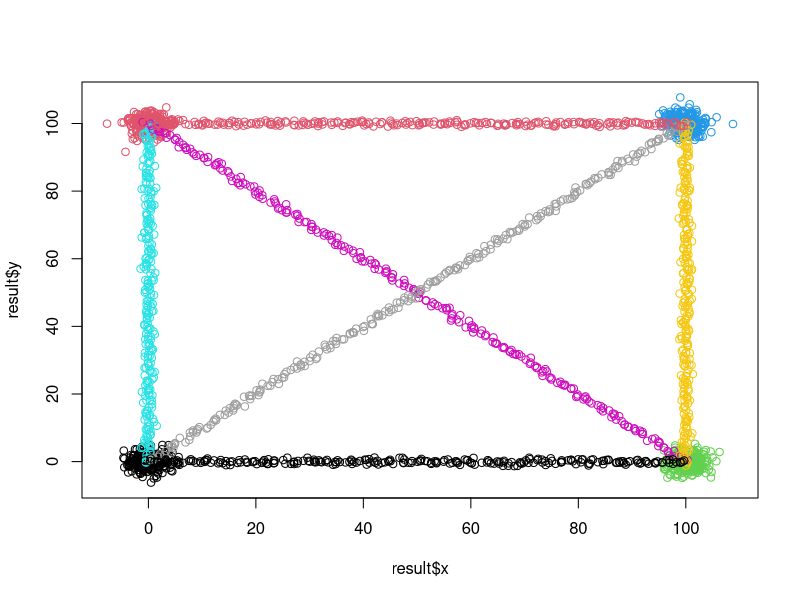

Recreate this plot in R.
create_gaussian_cloud <- function(x, y, n)
{
  x <- rnorm(n, 0, 2) + x
  y <- rnorm(n, 0, 2) + y
  
  df2 <- data.frame(x, y)
}

result <- data.frame()
labels <- data.frame()

n <- 250
df1 <- create_gaussian_cloud(0, 0, n)
df2 <- create_gaussian_cloud(0, 100, n)
df3 <- create_gaussian_cloud(100, 0, n)
df4 <- create_gaussian_cloud(100, 100, n)
result <- rbind(result, df1)
result <- rbind(result, df2)
result <- rbind(result, df3)
result <- rbind(result, df4)
labels <- rbind(labels, data.frame(cluster = rep(1, times = n)))
labels <- rbind(labels, data.frame(cluster = rep(2, times = n)))
labels <- rbind(labels, data.frame(cluster = rep(3, times = n)))
labels <- rbind(labels, data.frame(cluster = rep(4, times = n)))

create_line <- function(x1, y1, x2, y2, n)
{
  x <- seq(x1, x2, length.out = n) + rnorm(n, 0, 0.5)
  y <- seq(y1, y2, length.out = n) + rnorm(n, 0, 0.5)
  
  df2 <- data.frame(x, y)
}

df5 <- create_line(0, 0, 0, 100, n)
df6 <- create_line(0, 100, 100, 0, n)
df7 <- create_line(100, 0, 100, 100, n)
df8 <- create_line(100, 100, 0, 0, n)
df9 <- create_line(100, 0, 0, 0, n)
df10 <- create_line(100, 100, 0, 100, n)

result <- rbind(result, df5)
result <- rbind(result, df6)
result <- rbind(result, df7)
result <- rbind(result, df8)
result <- rbind(result, df9)
result <- rbind(result, df10)
labels <- rbind(labels, data.frame(cluster = rep(5, times = n)))
labels <- rbind(labels, data.frame(cluster = rep(6, times = n)))
labels <- rbind(labels, data.frame(cluster = rep(7, times = n)))
labels <- rbind(labels, data.frame(cluster = rep(8, times = n)))
labels <- rbind(labels, data.frame(cluster = rep(9, times = n)))
labels <- rbind(labels, data.frame(cluster = rep(10, times = n)))

plot(result$x, result$y, col = labels[[1]])

baseDir <- file.path(getwd(), "my_benchmark")
if (!dir.exists(baseDir))
  dir.create(baseDir, recursive = TRUE)

write.table(result, file = file.path(baseDir, "graph.data.csv"), row.names = FALSE, col.names = FALSE)
write.table(labels, file = file.path(baseDir, "graph.labels0.csv"), row.names = FALSE, col.names = FALSE)
